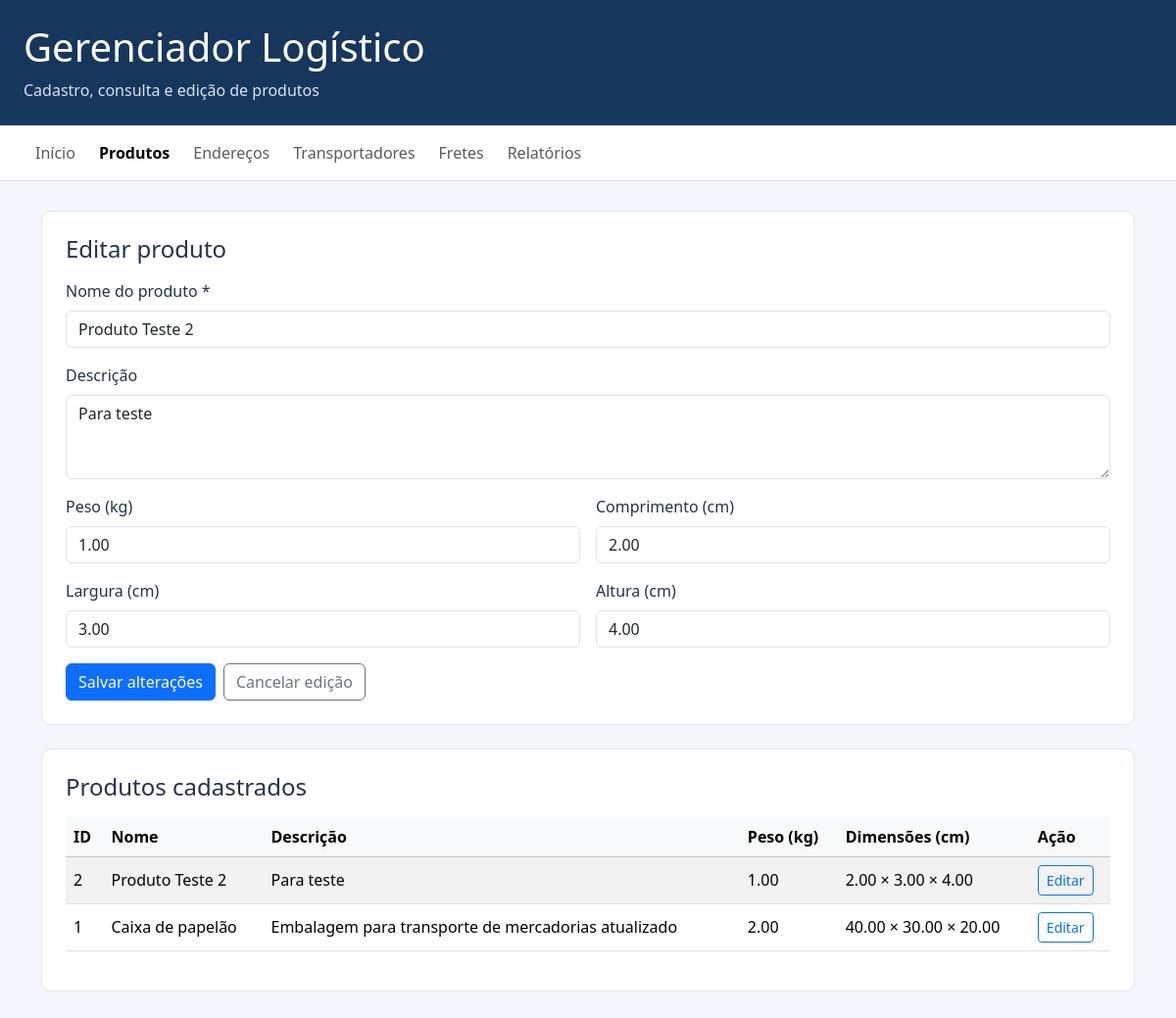
The app's page /produtos.php?editar=2 with its own data.
### tables this page shows
CREATE TABLE `produtos` (
  `id` int(11) NOT NULL,
  `nome` varchar(150) NOT NULL,
  `descricao` text DEFAULT NULL,
  `peso` decimal(10,2) DEFAULT NULL,
  `comprimento` decimal(10,2) DEFAULT NULL,
  `largura` decimal(10,2) DEFAULT NULL,
  `altura` decimal(10,2) DEFAULT NULL,
  `criado_em` timestamp NULL DEFAULT current_timestamp()
);

### produtos.php (the view, shortened to what this page needs)
<?php
require_once "conexao.php";
$produtoEditar = null;
function escaparProduto($valor) {
    return htmlspecialchars((string) ($valor ?? ""), ENT_QUOTES, "UTF-8");
}
if (isset($_GET["editar"])) {
    $idEditar = (int) $_GET["editar"];
    $consulta = $conexao->prepare("SELECT * FROM produtos WHERE id = ?");
    $consulta->execute([$idEditar]);
    $produtoEditar = $consulta->fetch(PDO::FETCH_ASSOC);
}
$produtos = $conexao->query(
    "SELECT * FROM produtos ORDER BY id DESC"
)->fetchAll(PDO::FETCH_ASSOC);
?>
<!DOCTYPE html>
<html lang="pt-BR">
<head>
<link href="https://cdn.jsdelivr.net/npm/bootstrap@5.3.3/dist/css/bootstrap.min.css" rel="stylesheet">
</head>
<body>
<header class="cabecalho">
    <h1>Gerenciador Logístico</h1>
    <p>Cadastro, consulta e edição de produtos</p>
</header>
<nav class="navbar navbar-expand-lg bg-white border-bottom px-3">
    <div class="container-fluid">
        <div class="navbar-nav flex-row flex-wrap gap-2">
            <a class="nav-link" href="index.php">Início</a>
            <a class="nav-link active fw-bold" href="produtos.php">Produtos</a>
            <a class="nav-link" href="enderecos.php">Endereços</a>
            <a class="nav-link" href="transportadores.php">Transportadores</a>
            <a class="nav-link" href="fretes.php">Fretes</a>
            <a class="nav-link" href="relatorios.php">Relatórios</a>
        </div>
    </div>
</nav>
<main class="container">
    <section class="painel">
        <h2 class="h4 mb-3">
            <?= $produtoEditar ? "Editar produto" : "Cadastrar produto" ?>
        </h2>
        <form method="POST" action="produtos.php">
            <div class="row g-3">
                <div class="col-12">
                    <label for="nome" class="form-label">Nome do produto *</label>
                    <input class="form-control" type="text" id="nome" name="nome" maxlength="150" required value="<?= escaparProduto($produtoEditar["nome"] ?? "") ?>">
                </div>
                <div class="col-12">
                    <label for="descricao" class="form-label">Descrição</label>
                    <textarea class="form-control" id="descricao" name="descricao" rows="3"><?= escaparProduto($produtoEditar["descricao"] ?? "") ?></textarea>
                </div>
                <div class="col-md-6">
                    <label for="peso" class="form-label">Peso (kg)</label>
                    <input class="form-control" type="number" id="peso" name="peso" min="0" step="0.01" value="<?= escaparProduto($produtoEditar["peso"] ?? "") ?>">
                </div>
                <div class="col-md-6">
                    <label for="comprimento" class="form-label">Comprimento (cm)</label>
                    <input class="form-control" type="number" id="comprimento" name="comprimento" min="0" step="0.01" value="<?= escaparProduto($produtoEditar["comprimento"] ?? "") ?>">
                </div>
                <div class="col-md-6">
                    <label for="largura" class="form-label">Largura (cm)</label>
                    <input class="form-control" type="number" id="largura" name="largura" min="0" step="0.01" value="<?= escaparProduto($produtoEditar["largura"] ?? "") ?>">
                </div>
                <div class="col-md-6">
                    <label for="altura" class="form-label">Altura (cm)</label>
                    <input class="form-control" type="number" id="altura" name="altura" min="0" step="0.01" value="<?= escaparProduto($produtoEditar["altura"] ?? "") ?>">
                </div>
                <div class="col-12 d-flex gap-2 flex-wrap">
                    <button type="submit" class="btn btn-primary">
                        <?= $produtoEditar ? "Salvar alterações" : "Cadastrar produto" ?>
                    </button>
                    <?php if ($produtoEditar): ?>
                        <a href="produtos.php" class="btn btn-outline-secondary">Cancelar edição</a>
                    <?php endif; ?>
                </div>
            </div>
        </form>
    </section>
    <section class="painel">
        <h2 class="h4 mb-3">Produtos cadastrados</h2>
        <?php if (count($produtos) === 0): ?>
            <p class="text-secondary">Nenhum produto cadastrado ainda.</p>
        <?php else: ?>
            <div class="table-responsive">
                <table class="table table-striped table-hover align-middle">
                    <thead class="table-light">
                        <tr>
                            <th>ID</th>
                            <th>Nome</th>
                            <th>Descrição</th>
                            <th>Peso (kg)</th>
                            <th>Dimensões (cm)</th>
                            <th>Ação</th>
                        </tr>
                    </thead>
                    <tbody>
                    <?php foreach ($produtos as $produto): ?>
                        <tr>
                            <td><?= (int) $produto["id"] ?></td>
                            <td><?= escaparProduto($produto["nome"]) ?></td>
                            <td><?= escaparProduto($produto["descricao"]) ?></td>
                            <td><?= escaparProduto($produto["peso"]) ?></td>
                            <td>
                                <?= escaparProduto($produto["comprimento"]) ?> ×
                                <?= escaparProduto($produto["largura"]) ?> ×
                                <?= escaparProduto($produto["altura"]) ?>
                            </td>
                            <td>
                                <a class="btn btn-sm btn-outline-primary" href="produtos.php?editar=<?= (int) $produto["id"] ?>">Editar</a>
                            </td>
                        </tr>
                    <?php endforeach; ?>
                    </tbody>
                </table>
            </div>
        <?php endif; ?>
    </section>
</main>
</body>
</html>

### produtos.php (style rules this page uses)
body { background: #f3f6fa; color: #253247; }
.cabecalho { background: #17365c; color: white; padding: 24px; }
.cabecalho p { margin-bottom: 0; color: #d7e4f4; }
main { max-width: 1200px; margin: 30px auto; }
.painel { background: white; border: 1px solid #e1e7ef; border-radius: 10px; padding: 24px; margin-bottom: 24px; }
nav a { text-decoration: none; }

### records on screen
produtos: nome "Produto Teste 2", descricao "Para teste", peso "1.00", comprimento "2.00", largura "3.00", altura "4.00", id "2"
produtos: id "1", nome "Caixa de papelão", descricao "Embalagem para transporte de mercadorias atualizado", peso "2.00", comprimento "40.00", largura "30.00", altura "20.00"
